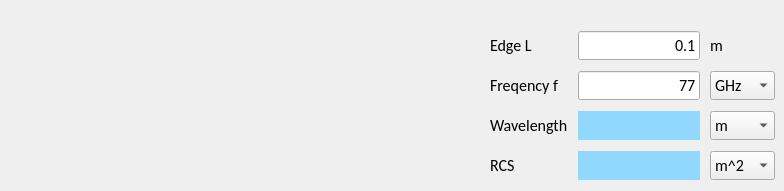
      <widget class="QWidget" name="tab_31">
       <attribute name="title">
        <string>Corner Reflector RCS</string>
       </attribute>
       <widget class="QLabel" name="label_168">
        <property name="geometry">
         <rect>
          <x>320</x>
          <y>30</y>
          <width>141</width>
          <height>121</height>
         </rect>
        </property>
        <property name="text">
         <string/>
        </property>
        <property name="pixmap">
         <pixmap>image/corner reflector.png</pixmap>
        </property>
        <property name="scaledContents">
         <bool>true</bool>
        </property>
       </widget>
       <widget class="QWidget" name="gridLayoutWidget_33">
        <property name="geometry">
         <rect>
          <x>490</x>
          <y>30</y>
          <width>285</width>
          <height>152</height>
         </rect>
        </property>
        <layout class="QGridLayout" name="gridLayout_33">
         <property name="spacing">
          <number>10</number>
         </property>
         <item row="1" column="1">
          <widget class="QLineEdit" name="input_rcs_fr">
           <property name="font">
            <font>
             <family>Calibri</family>
             <pointsize>12</pointsize>
             <bold>false</bold>
            </font>
           </property>
           <property name="text">
            <string>77</string>
           </property>
           <property name="alignment">
            <set>Qt::AlignRight|Qt::AlignTrailing|Qt::AlignVCenter</set>
           </property>
           <property name="dragEnabled">
            <bool>true</bool>
           </property>
           <property name="placeholderText">
            <string>Input</string>
           </property>
          </widget>
         </item>
         <item row="0" column="1">
          <widget class="QLineEdit" name="input_rcs_l">
           <property name="font">
            <font>
             <family>Calibri</family>
             <pointsize>12</pointsize>
             <bold>false</bold>
            </font>
           </property>
           <property name="text">
            <string>0.1</string>
           </property>
           <property name="alignment">
            <set>Qt::AlignRight|Qt::AlignTrailing|Qt::AlignVCenter</set>
           </property>
           <property name="dragEnabled">
            <bool>true</bool>
           </property>
           <property name="placeholderText">
            <string>Input</string>
           </property>
          </widget>
         </item>
         <item row="0" column="0">
          <widget class="QLabel" name="label_173">
           <property name="font">
            <font>
             <family>Calibri</family>
             <pointsize>12</pointsize>
             <bold>false</bold>
            </font>
           </property>
           <property name="text">
            <string>Edge L</string>
           </property>
          </widget>
         </item>
         <item row="2" column="0">
          <widget class="QLabel" name="label_170">
           <property name="font">
            <font>
             <family>Calibri</family>
             <pointsize>12</pointsize>
             <bold>false</bold>
            </font>
           </property>
           <property name="text">
            <string>Wavelength</string>
           </property>
          </widget>
         </item>
         <item row="0" column="2">
          <widget class="QLabel" name="label_175">
           <property name="font">
            <font>
             <family>Calibri</family>
             <pointsize>12</pointsize>
             <bold>false</bold>
            </font>
           </property>
           <property name="text">
            <string>m</string>
           </property>
          </widget>
         </item>
         <item row="1" column="2">
          <widget class="QComboBox" name="comboBox_rcs_fr">
           <property name="font">
            <font>
             <family>Calibri</family>
             <pointsize>12</pointsize>
             <bold>false</bold>
            </font>
           </property>
           <item>
            <property name="text">
             <string>GHz</string>
            </property>
           </item>
           <item>
            <property name="text">
             <string>Hz</string>
            </property>
           </item>
          </widget>
         </item>
         <item row="2" column="1">
          <widget class="QLabel" name="output_rcs_wl">
           <property name="font">
            <font>
             <family>Calibri</family>
             <pointsize>12</pointsize>
             <bold>false</bold>
            </font>
           </property>
           <property name="styleSheet">
            <string notr="true">QLabel{background-color: rgb(145, 216, 255)}</string>
           </property>
           <property name="text">
            <string/>
           </property>
           <property name="alignment">
            <set>Qt::AlignRight|Qt::AlignTrailing|Qt::AlignVCenter</set>
           </property>
          </widget>
         </item>
         <item row="1" column="0">
          <widget class="QLabel" name="label_171">
           <property name="font">
            <font>
             <family>Calibri</family>
             <pointsize>12</pointsize>
             <bold>false</bold>
            </font>
           </property>
           <property name="text">
            <string>Freqency f</string>
           </property>
          </widget>
         </item>
         <item row="2" column="2">
          <widget class="QComboBox" name="comboBox_rcs_wl">
           <property name="font">
            <font>
             <family>Calibri</family>
             <pointsize>12</pointsize>
             <bold>false</bold>
            </font>
           </property>
           <item>
            <property name="text">
             <string>m</string>
            </property>
           </item>
           <item>
            <property name="text">
             <string>mm</string>
            </property>
           </item>
          </widget>
         </item>
         <item row="3" column="0">
          <widget class="QLabel" name="label_174">
           <property name="font">
            <font>
             <family>Calibri</family>
             <pointsize>12</pointsize>
             <bold>false</bold>
            </font>
           </property>
           <property name="text">
            <string>RCS</string>
           </property>
          </widget>
         </item>
         <item row="3" column="1">
          <widget class="QLabel" name="output_rcs_rcs">
           <property name="font">
            <font>
             <family>Calibri</family>
             <pointsize>12</pointsize>
             <bold>false</bold>
            </font>
           </property>
           <property name="styleSheet">
            <string notr="true">QLabel{background-color: rgb(145, 216, 255)}</string>
           </property>
           <property name="text">
            <string/>
           </property>
           <property name="alignment">
            <set>Qt::AlignRight|Qt::AlignTrailing|Qt::AlignVCenter</set>
           </property>
          </widget>
         </item>
         <item row="3" column="2">
          <widget class="QComboBox" name="comboBox_rcs_rcs">
           <property name="font">
            <font>
             <family>Calibri</family>
             <pointsize>12</pointsize>
             <bold>false</bold>
            </font>
           </property>
           <item>
            <property name="text">
             <string>m^2</string>
            </property>
           </item>
           <item>
            <property name="text">
             <string>dBsm</string>
            </property>
           </item>
          </widget>
         </item>
        </layout>
       </widget>
      </widget>
